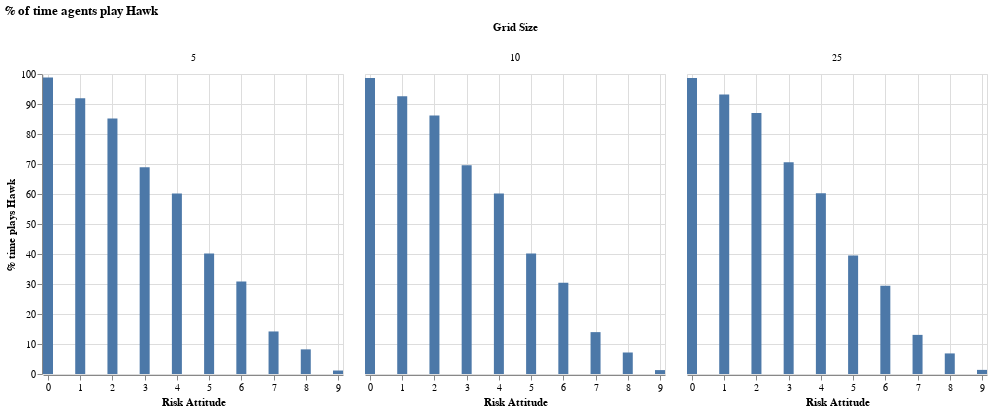

Notebook code cell kept with this figure:
### Markdown cell above
#### Grid size

### Code cell
hawk_by_gridsize_riskattitude = (
    agent_df_params.group_by("grid_size", "risk_attitude")
         .agg(n_plays=pl.col("played_hawk").count(), n_plays_hawk=pl.col("played_hawk").sum())
    .with_columns(
        pct_plays_hawk=pl.col("n_plays_hawk").truediv(pl.col("n_plays")).mul(100)
    )
)

alt.Chart(hawk_by_gridsize_riskattitude).mark_bar(width=10).encode(
    x=alt.X("risk_attitude", title="Risk Attitude").scale(domain=[0, 9]),                                                          
    y=alt.Y("pct_plays_hawk", title="% time plays Hawk")
).facet(column=alt.Column("grid_size", title="Grid Size")).properties(title="% of time agents play Hawk")

### Figure 1 — Vega specification as saved in the notebook (floating-point values rounded to 4 significant figures)
{"$schema": "https://vega.github.io/schema/vega/v5.json", "data": [{"name": "source_0", "values": [{"grid_size": 25, "risk_attitude": 9, "n_plays": 10838570, "n_plays_hawk": 148817, "pct_plays_hawk": 1.373, "pct_plays_hawk_end": 1.373, "pct_plays_hawk_start": 0.0}, {"grid_size": 5, "risk_attitude": 3, "n_plays": 561756, "n_plays_hawk": 387243, "pct_plays_hawk": 68.93, "pct_plays_hawk_end": 68.93, "pct_plays_hawk_start": 0.0}, {"grid_size": 25, "risk_attitude": 0, "n_plays": 10936067, "n_plays_hawk": 10786805, "pct_plays_hawk": 98.64, "pct_plays_hawk_end": 98.64, "pct_plays_hawk_start": 0.0}, {"grid_size": 10, "risk_attitude": 2, "n_plays": 1854737, "n_plays_hawk": 1597451, "pct_plays_hawk": 86.13, "pct_plays_hawk_end": 86.13, "pct_plays_hawk_start": 0.0}, {"grid_size": 5, "risk_attitude": 7, "n_plays": 474418, "n_plays_hawk": 67270, "pct_plays_hawk": 14.18, "pct_plays_hawk_end": 14.18, "pct_plays_hawk_start": 0.0}, {"grid_size": 5, "risk_attitude": 6, "n_plays": 553353, "n_plays_hawk": 170633, "pct_plays_hawk": 30.84, "pct_plays_hawk_end": 30.84, "pct_plays_hawk_start": 0.0}, {"grid_size": 25, "risk_attitude": 4, "n_plays": 14330094, "n_plays_hawk": 8636665, "pct_plays_hawk": 60.27, "pct_plays_hawk_end": 60.27, "pct_plays_hawk_start": 0.0}, {"grid_size": 5, "risk_attitude": 9, "n_plays": 492701, "n_plays_hawk": 5728, "pct_plays_hawk": 1.163, "pct_plays_hawk_end": 1.163, "pct_plays_hawk_start": 0.0}, {"grid_size": 10, "risk_attitude": 8, "n_plays": 1783946, "n_plays_hawk": 127867, "pct_plays_hawk": 7.168, "pct_plays_hawk_end": 7.168, "pct_plays_hawk_start": 0.0}, {"grid_size": 10, "risk_attitude": 4, "n_plays": 2591215, "n_plays_hawk": 1558380, "pct_plays_hawk": 60.14, "pct_plays_hawk_end": 60.14, "pct_plays_hawk_start": 0.0}, {"grid_size": 5, "risk_attitude": 8, "n_plays": 461869, "n_plays_hawk": 37933, "pct_plays_hawk": 8.213, "pct_plays_hawk_end": 8.213, "pct_plays_hawk_start": 0.0}, {"grid_size": 25, "risk_attitude": 8, "n_plays": 10446586, "n_plays_hawk": 716473, "pct_plays_hawk": 6.858, "pct_plays_hawk_end": 6.858, "pct_plays_hawk_start": 0.0}, {"grid_size": 25, "risk_attitude": 1, "n_plays": 10478749, "n_plays_hawk": 9760442, "pct_plays_hawk": 93.15, "pct_plays_hawk_end": 93.15, "pct_plays_hawk_start": 0.0}, {"grid_size": 10, "risk_attitude": 6, "n_plays": 2236290, "n_plays_hawk": 679322, "pct_plays_hawk": 30.38, "pct_plays_hawk_end": 30.38, "pct_plays_hawk_start": 0.0}, {"grid_size": 25, "risk_attitude": 5, "n_plays": 14335975, "n_plays_hawk": 5665842, "pct_plays_hawk": 39.52, "pct_plays_hawk_end": 39.52, "pct_plays_hawk_start": 0.0}, {"grid_size": 5, "risk_attitude": 1, "n_plays": 470218, "n_plays_hawk": 432035, "pct_plays_hawk": 91.88, "pct_plays_hawk_end": 91.88, "pct_plays_hawk_start": 0.0}, {"grid_size": 10, "risk_attitude": 3, "n_plays": 2216314, "n_plays_hawk": 1541776, "pct_plays_hawk": 69.56, "pct_plays_hawk_end": 69.56, "pct_plays_hawk_start": 0.0}, {"grid_size": 10, "risk_attitude": 1, "n_plays": 1777074, "n_plays_hawk": 1645750, "pct_plays_hawk": 92.61, "pct_plays_hawk_end": 92.61, "pct_plays_hawk_start": 0.0}, {"grid_size": 10, "risk_attitude": 7, "n_plays": 1863558, "n_plays_hawk": 260123, "pct_plays_hawk": 13.96, "pct_plays_hawk_end": 13.96, "pct_plays_hawk_start": 0.0}, {"grid_size": 10, "risk_attitude": 0, "n_plays": 1820687, "n_plays_hawk": 1796727, "pct_plays_hawk": 98.68, "pct_plays_hawk_end": 98.68, "pct_plays_hawk_start": 0.0}, {"grid_size": 5, "risk_attitude": 5, "n_plays": 648517, "n_plays_hawk": 260278, "pct_plays_hawk": 40.13, "pct_plays_hawk_end": 40.13, "pct_plays_hawk_start": 0.0}, {"grid_size": 10, "risk_attitude": 9, "n_plays": 1815474, "n_plays_hawk": 23614, "pct_plays_hawk": 1.301, "pct_plays_hawk_end": 1.301, "pct_plays_hawk_start": 0.0}, {"grid_size": 10, "risk_attitude": 5, "n_plays": 2620805, "n_plays_hawk": 1053566, "pct_plays_hawk": 40.2, "pct_plays_hawk_end": 40.2, "pct_plays_hawk_start": 0.0}, {"grid_size": 5, "risk_attitude": 2, "n_plays": 480195, "n_plays_hawk": 408800, "pct_plays_hawk": 85.13, "pct_plays_hawk_end": 85.13, "pct_plays_hawk_start": 0.0}, {"grid_size": 25, "risk_attitude": 3, "n_plays": 12420761, "n_plays_hawk": 8764745, "pct_plays_hawk": 70.57, "pct_plays_hawk_end": 70.57, "pct_plays_hawk_start": 0.0}, {"grid_size": 25, "risk_attitude": 6, "n_plays": 12419913, "n_plays_hawk": 3656317, "pct_plays_hawk": 29.44, "pct_plays_hawk_end": 29.44, "pct_plays_hawk_start": 0.0}, {"grid_size": 5, "risk_attitude": 4, "n_plays": 645941, "n_plays_hawk": 388854, "pct_plays_hawk": 60.2, "pct_plays_hawk_end": 60.2, "pct_plays_hawk_start": 0.0}, {"grid_size": 25, "risk_attitude": 2, "n_plays": 10763867, "n_plays_hawk": 9364853, "pct_plays_hawk": 87.0, "pct_plays_hawk_end": 87.0, "pct_plays_hawk_start": 0.0}, {"grid_size": 25, "risk_attitude": 7, "n_plays": 10720043, "n_plays_hawk": 1397701, "pct_plays_hawk": 13.04, "pct_plays_hawk_end": 13.04, "pct_plays_hawk_start": 0.0}, {"grid_size": 5, "risk_attitude": 0, "n_plays": 524057, "n_plays_hawk": 517958, "pct_plays_hawk": 98.84, "pct_plays_hawk_end": 98.84, "pct_plays_hawk_start": 0.0}]}, {"name": "column_domain", "values": [{"grid_size": 25, "count": 10}, {"grid_size": 5, "count": 10}, {"grid_size": 10, "count": 10}]}], "signals": [{"name": "child_width", "value": 300}, {"name": "child_height", "value": 300}], "marks": [{"type": "group", "name": "column-title", "title": {"text": "Grid Size", "offset": 10, "style": "guide-title"}, "role": "column-title"}, {"type": "group", "name": "row_header", "encode": {"update": {"height": {"signal": "child_height"}}}, "axes": [{"scale": "y", "grid": false, "tickCount": {"signal": "ceil(child_height/40)"}, "orient": "left", "zindex": 0, "title": "% time plays Hawk", "labelOverlap": true}], "role": "row-header"}, {"type": "group", "name": "column_header", "from": {"data": "column_domain"}, "sort": {"field": "datum[\"grid_size\"]", "order": "ascending"}, "encode": {"update": {"width": {"signal": "child_width"}}}, "title": {"text": {"signal": "format(parent[\"grid_size\"], \"\")"}, "offset": 10, "frame": "group", "style": "guide-label"}, "role": "column-header"}, {"type": "group", "name": "column_footer", "from": {"data": "column_domain"}, "sort": {"field": "datum[\"grid_size\"]", "order": "ascending"}, "encode": {"update": {"width": {"signal": "child_width"}}}, "axes": [{"scale": "x", "tickCount": {"signal": "ceil(child_width/40)"}, "zindex": 0, "grid": false, "orient": "bottom", "title": "Risk Attitude", "labelFlush": true, "labelOverlap": true}], "role": "column-footer"}, {"type": "group", "name": "cell", "from": {"facet": {"data": "source_0", "name": "facet", "groupby": ["grid_size"]}}, "sort": {"field": ["datum[\"grid_size\"]"], "order": ["ascending"]}, "encode": {"update": {"width": {"signal": "child_width"}, "height": {"signal": "child_height"}}}, "marks": [{"type": "rect", "name": "child_marks", "from": {"data": "facet"}, "encode": {"update": {"xc": {"field": "risk_attitude", "scale": "x"}, "y2": {"field": "pct_plays_hawk_start", "scale": "y"}, "width": {"value": 10}, "y": {"field": "pct_plays_hawk_end", "scale": "y"}, "fill": {"value": "#4c78a8"}}}, "style": ["bar"]}], "axes": [{"scale": "x", "grid": true, "aria": false, "orient": "bottom", "labels": false, "maxExtent": 0, "domain": false, "minExtent": 0, "tickCount": {"signal": "ceil(child_width/40)"}, "gridScale": "y", "zindex": 0, "ticks": false}, {"scale": "y", "maxExtent": 0, "labels": false, "orient": "left", "minExtent": 0, "gridScale": "x", "ticks": false, "zindex": 0, "grid": true, "aria": false, "domain": false, "tickCount": {"signal": "ceil(child_height/40)"}}], "style": "cell"}], "scales": [{"name": "x", "type": "linear", "domain": [0, 9], "range": [0, {"signal": "child_width"}], "padding": 5, "zero": true}, {"name": "y", "type": "linear", "domain": {"data": "source_0", "fields": ["pct_plays_hawk_start", "pct_plays_hawk_end"]}, "range": [{"signal": "child_height"}, 0], "nice": true, "zero": true}], "title": {"text": "% of time agents play Hawk", "anchor": "start"}, "padding": 5, "layout": {"padding": 20, "offset": {"columnTitle": 10}, "columns": {"signal": "length(data('column_domain'))"}, "bounds": "full", "align": "all"}, "background": "white"}
